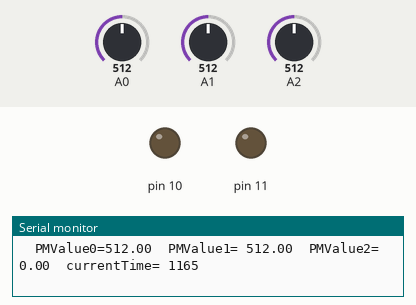
This sketch was run on a simulated Arduino Uno, built with avr-gcc and run on an emulated ATmega328P. Shown: output pins drawn as LEDs (lit = HIGH), the last lines printed to the serial monitor. Dashed ring = blinking. The test bench sets the inputs (shaded band); at power-on: A1 = 512, A2 = 512, A0 = 512.

Above: at 1.2 s.
1.3 s: A1 set to 1023
At 2.1 s:
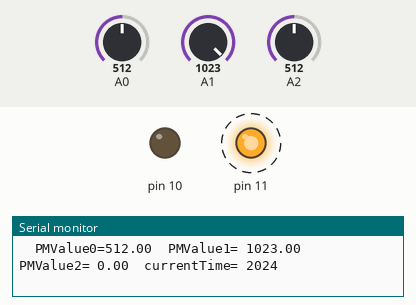
4.3 s: A1 set to 900
7.3 s: A1 set to 0
10.3 s: A2 set to 306
At 10.3 s:
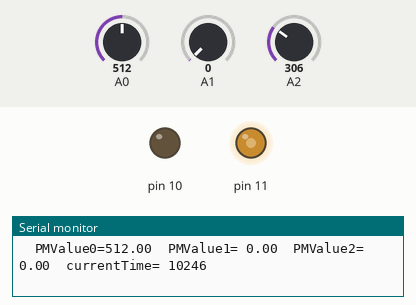
At 10.65 s:
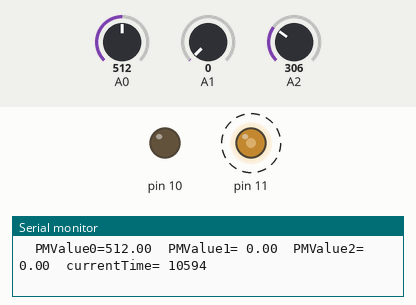
13.3 s: A0 set to 106
16.3 s: A0 set to 94
Timing chart, 0 to 20.3 s (numbered marks = the images above; inputs shaded):
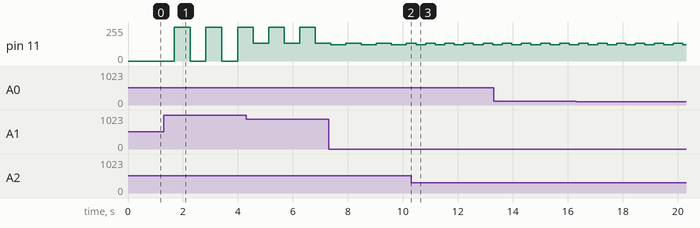

Measured:
- after the input at 1.3 s, pin 11: alternates 255/255 for 0.57 s and 0/255 for 0.57 s, starting after 0.39 s
- after the input at 10.3 s, pin 11: alternates 133/255 for 0.35 s and 123/255 for 0.35 s, starting after 0.18 s

The sketch:

LED_Blink.ino
```cpp
  unsigned long currentTime;
  unsigned long previousTime;
  float PMValue0;
  float PMValue1;
  float PMValue2;
  float LEDsituation10;
  float LEDsituation11;
  float Color0;
  float Color1;
  float Out10;
  float Out11;

void setup() {
  // put your setup code here, to run once:
Serial.begin(9600);
pinMode(10, OUTPUT);
pinMode(11, OUTPUT);

}

void loop() {
  // put your main code here, to run repeatedly:

  map(PMValue1, 0, 1023, 0, 255);

  PMValue0 = analogRead(A0);
  Serial.print("\t" "PMValue0=");
  Serial.print(PMValue0);

  PMValue1 = analogRead(A1);
  Serial.print("\t" "PMValue1= ");
  Serial.print(PMValue1);

  PMValue0 = analogRead(A2);
  Serial.print("\t" "PMValue2= ");
  Serial.print(PMValue2);


  currentTime = millis();
  Serial.print("\t" "currentTime= ");
  Serial.println(currentTime);

  Color0 = (PMValue2 / 1023);
  Color1 = ((1023 - PMValue2) / 1023);
  Out10 = (Color0 * PMValue1);
  Out11 = (Color1 * PMValue1);

  if (currentTime - previousTime >= PMValue0) {
    analogWrite(10, Out10 - LEDsituation10);
    analogWrite(11, Out11 - LEDsituation11);
    LEDsituation10 = Out10 - LEDsituation10;
    LEDsituation11 = Out11 - LEDsituation11;
//    Serial.print("LEDsituation= ");
//    Serial.println(LEDsituation);
     previousTime = millis();
  }


}
```
